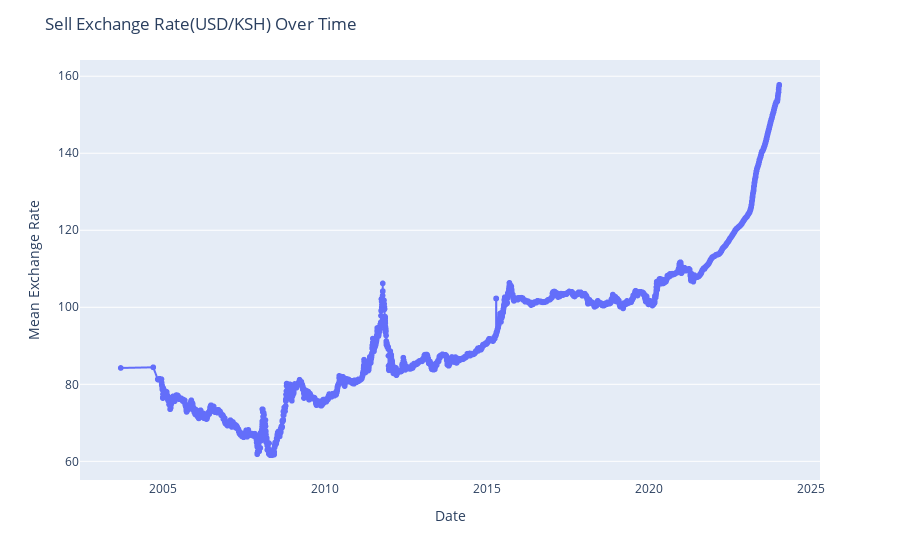

The cell this chart's notebook holds for it:
### Code cell
# Create an interactive line plot with Plotly
fig = px.line(exchange_data, x='Date', y='Sell', labels={'Mean': 'Mean Exchange Rate'})
fig.update_traces(mode='lines+markers', hovertemplate=None)
fig.update_layout(hovermode='x unified',
                  hoverlabel=dict(bgcolor="white", font_size=12, font_family="Arial"),
                  title='Sell Exchange Rate(USD/KSH) Over Time',
                  xaxis_title='Date',
                  yaxis_title='Mean Exchange Rate',
                  xaxis=dict(showgrid=False))  # Hide date markers on the x-axis
fig.show()

### Figure 1 — Plotly figure (JSON) as saved in the notebook; plotly's stock layout.template omitted (floating-point values rounded to 4 significant figures; data arrays with more than 128 entries replaced by an {"elided": "..."} marker saying what was removed)
{"data": [{"legendgroup": "", "line": {"color": "#636efa", "dash": "solid"}, "marker": {"symbol": "circle"}, "mode": "lines+markers", "name": "", "showlegend": false, "type": "scattergl", "x": {"elided": "4812 str values"}, "xaxis": "x", "y": {"elided": "4812 float values"}, "yaxis": "y"}], "layout": {"hoverlabel": {"bgcolor": "white", "font": {"family": "Arial", "size": 12}}, "hovermode": "x unified", "legend": {"tracegroupgap": 0}, "margin": {"t": 60}, "title": {"text": "Sell Exchange Rate(USD/KSH) Over Time"}, "xaxis": {"anchor": "y", "domain": [0, 1], "showgrid": false, "title": {"text": "Date"}}, "yaxis": {"anchor": "x", "domain": [0, 1], "title": {"text": "Mean Exchange Rate"}}}}
